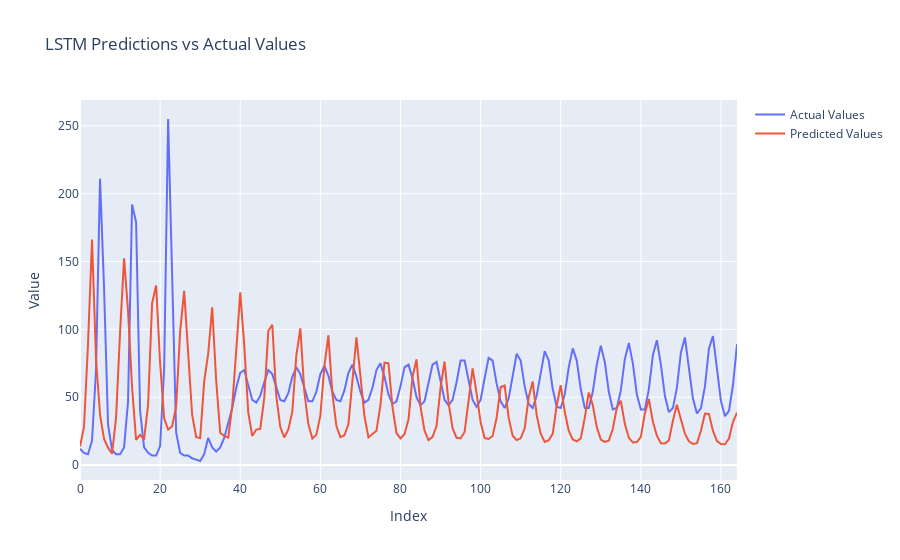

This figure's notebook cell:
### Code cell
import numpy as np
import tensorflow as tf
from tensorflow.keras.models import Sequential
from tensorflow.keras.layers import LSTM, Dense, Input
from sklearn.metrics import mean_squared_error

number_of_lags = 35

X, y = create_features(X_train_list, number_of_lags)
X = X.reshape((X.shape[0], 1, X.shape[1]))
y = y.reshape((y.shape[0], 1))

# 16 units uit grid search 
model = Sequential([
    Input(shape=(X.shape[1], X.shape[2])),
    LSTM(50, activation='relu', dropout=0.2, return_sequences=True),
    Dense(1)
])

# Epochs uit initele grid search
model.compile(optimizer='adam', loss='mse')
model.fit(X, y, epochs=50, batch_size=32, verbose=0)

# Now test the model on the test set, first create the features for the test set
X_test, y_test = create_features(X_test_list, number_of_lags)
X_test = X_test.reshape((X_test.shape[0], 1, X_test.shape[1]))
y_test = y_test.reshape((y_test.shape[0], 1))

# Recursively predict the test set
current_input = X_test[0].reshape((1, 1, X_test.shape[2]))
y_test_pred = []

for i in range(len(y_test)):
    new_y = model.predict(current_input, verbose=0)
    y_test_pred.append(new_y[0][0])
    current_input = np.append(current_input[:, :, 1:], new_y.reshape((1, 1, 1)), axis=2)

y_test_pred = np.array(y_test_pred).reshape(-1, 1)

from sklearn.metrics import mean_squared_error, mean_absolute_error

mse = mean_squared_error(y_test, y_test_pred)
mae = mean_absolute_error(y_test, y_test_pred)

print(f"Mean Squared Error (MSE): {mse:.2f}")
print(f"Mean Absolute Error (MAE): {mae:.2f}")


# Plot the predictions vs actual values
import plotly.express as px
import plotly.graph_objects as go

fig = go.Figure()
fig.add_trace(go.Scatter(y=y_test.flatten(), mode='lines', name='Actual Values'))
fig.add_trace(go.Scatter(y=y_test_pred.flatten(), mode='lines', name='Predicted Values'))
fig.update_layout(title='LSTM Predictions vs Actual Values', xaxis_title='Index', yaxis_title='Value')
fig.show()

### Figure 1 — Plotly figure (JSON) as saved in the notebook; plotly's stock layout.template omitted (floating-point values rounded to 4 significant figures; data arrays with more than 128 entries replaced by an {"elided": "..."} marker saying what was removed)
{"data": [{"mode": "lines", "name": "Actual Values", "type": "scatter", "y": {"elided": "165 int values"}}, {"mode": "lines", "name": "Predicted Values", "type": "scatter", "y": {"elided": "165 float values"}}], "layout": {"title": {"text": "LSTM Predictions vs Actual Values"}, "xaxis": {"title": {"text": "Index"}}, "yaxis": {"title": {"text": "Value"}}}}
